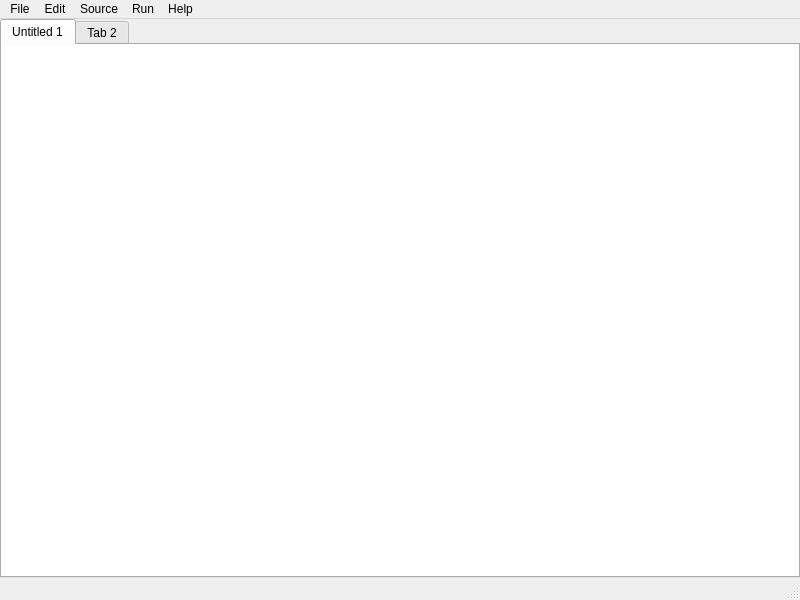
<?xml version="1.0" encoding="UTF-8"?>
<ui version="4.0">
 <class>python_editor</class>
 <widget class="QMainWindow" name="python_editor">
  <property name="geometry">
   <rect>
    <x>0</x>
    <y>0</y>
    <width>800</width>
    <height>600</height>
   </rect>
  </property>
  <property name="windowTitle">
   <string>MainWindow</string>
  </property>
  <widget class="QWidget" name="centralwidget">
   <layout class="QGridLayout" name="gridLayout">
    <property name="margin">
     <number>0</number>
    </property>
    <item row="0" column="0">
     <widget class="QTabWidget" name="tabWidget">
      <property name="tabShape">
       <enum>QTabWidget::Rounded</enum>
      </property>
      <property name="currentIndex">
       <number>0</number>
      </property>
      <widget class="QWidget" name="tab">
       <attribute name="title">
        <string>Untitled 1</string>
       </attribute>
       <layout class="QGridLayout" name="gridLayout_2">
        <property name="margin">
         <number>0</number>
        </property>
        <item row="0" column="0">
         <widget class="QTextEdit" name="textEdit">
          <property name="cursor" stdset="0">
           <cursorShape>IBeamCursor</cursorShape>
          </property>
          <property name="frameShape">
           <enum>QFrame::NoFrame</enum>
          </property>
          <property name="frameShadow">
           <enum>QFrame::Plain</enum>
          </property>
          <property name="lineWidth">
           <number>0</number>
          </property>
          <property name="lineWrapMode">
           <enum>QTextEdit::NoWrap</enum>
          </property>
          <property name="acceptRichText">
           <bool>false</bool>
          </property>
         </widget>
        </item>
       </layout>
      </widget>
      <widget class="QWidget" name="tab_2">
       <attribute name="title">
        <string>Tab 2</string>
       </attribute>
      </widget>
     </widget>
    </item>
   </layout>
  </widget>
  <widget class="QMenuBar" name="menubar">
   <property name="geometry">
    <rect>
     <x>0</x>
     <y>0</y>
     <width>800</width>
     <height>22</height>
    </rect>
   </property>
   <widget class="QMenu" name="menuFile">
    <property name="title">
     <string>File</string>
    </property>
    <addaction name="actionNew"/>
    <addaction name="actionNew_From_Template"/>
    <addaction name="separator"/>
    <addaction name="actionOpen"/>
    <addaction name="actionOpen_Recent"/>
    <addaction name="separator"/>
    <addaction name="actionSave"/>
    <addaction name="actionSave_as"/>
    <addaction name="actionSave_All"/>
    <addaction name="separator"/>
    <addaction name="actionPrint"/>
    <addaction name="separator"/>
    <addaction name="actionClose"/>
    <addaction name="actionExit"/>
   </widget>
   <widget class="QMenu" name="menuEdit">
    <property name="title">
     <string>Edit</string>
    </property>
    <addaction name="actionUndo"/>
    <addaction name="actionRedo"/>
    <addaction name="separator"/>
    <addaction name="actionSelect_All"/>
    <addaction name="actionCut"/>
    <addaction name="actionCopy"/>
    <addaction name="actionPaste"/>
    <addaction name="separator"/>
    <addaction name="actionFind"/>
    <addaction name="actionFind_Again"/>
    <addaction name="actionFind_Next"/>
    <addaction name="actionFind_Previous"/>
    <addaction name="actionFind_and_Replace"/>
    <addaction name="actionGo_to_Line"/>
   </widget>
   <widget class="QMenu" name="menuTemplates">
    <property name="title">
     <string>Source</string>
    </property>
    <addaction name="actionToggle_Comment"/>
    <addaction name="separator"/>
    <addaction name="actionShift_Right"/>
    <addaction name="actionShift_Left"/>
   </widget>
   <widget class="QMenu" name="menuRun">
    <property name="title">
     <string>Run</string>
    </property>
    <addaction name="actionRun"/>
   </widget>
   <widget class="QMenu" name="menuHelp">
    <property name="title">
     <string>Help</string>
    </property>
    <addaction name="actionAbout_Python_Editor"/>
    <addaction name="actionPython_Docs"/>
   </widget>
   <addaction name="menuFile"/>
   <addaction name="menuEdit"/>
   <addaction name="menuTemplates"/>
   <addaction name="menuRun"/>
   <addaction name="menuHelp"/>
  </widget>
  <widget class="QStatusBar" name="statusbar"/>
  <action name="actionNew">
   <property name="text">
    <string>New</string>
   </property>
  </action>
  <action name="actionOpen">
   <property name="text">
    <string>Open...</string>
   </property>
  </action>
  <action name="actionOpen_Recent">
   <property name="text">
    <string>Open Recent</string>
   </property>
  </action>
  <action name="actionSave">
   <property name="text">
    <string>Save</string>
   </property>
  </action>
  <action name="actionSave_as">
   <property name="text">
    <string>Save As...</string>
   </property>
  </action>
  <action name="actionClose">
   <property name="text">
    <string>Close</string>
   </property>
  </action>
  <action name="actionUndo">
   <property name="text">
    <string>Undo</string>
   </property>
  </action>
  <action name="actionRedo">
   <property name="text">
    <string>Redo</string>
   </property>
  </action>
  <action name="actionSelect_All">
   <property name="text">
    <string>Select All</string>
   </property>
  </action>
  <action name="actionCut">
   <property name="text">
    <string>Cut</string>
   </property>
  </action>
  <action name="actionCopy">
   <property name="text">
    <string>Copy</string>
   </property>
  </action>
  <action name="actionPaste">
   <property name="text">
    <string>Paste</string>
   </property>
  </action>
  <action name="actionFind">
   <property name="text">
    <string>Find...</string>
   </property>
  </action>
  <action name="actionFind_Next">
   <property name="text">
    <string>Find Next</string>
   </property>
  </action>
  <action name="actionFind_Previous">
   <property name="text">
    <string>Find Previous</string>
   </property>
  </action>
  <action name="actionFind_and_Replace">
   <property name="text">
    <string>Replace...</string>
   </property>
  </action>
  <action name="actionGo_to_Line">
   <property name="text">
    <string>Go to Line...</string>
   </property>
  </action>
  <action name="actionRun">
   <property name="text">
    <string>Run</string>
   </property>
  </action>
  <action name="actionExit">
   <property name="text">
    <string>Exit</string>
   </property>
  </action>
  <action name="actionPrint">
   <property name="text">
    <string>Print</string>
   </property>
  </action>
  <action name="actionFind_Again">
   <property name="text">
    <string>Find Again</string>
   </property>
  </action>
  <action name="actionSave_All">
   <property name="text">
    <string>Save All</string>
   </property>
  </action>
  <action name="actionAbout_Python_Editor">
   <property name="text">
    <string>About Python Editor...</string>
   </property>
  </action>
  <action name="actionPython_Docs">
   <property name="text">
    <string>Python Docs...</string>
   </property>
  </action>
  <action name="actionTemplates">
   <property name="text">
    <string>Templates</string>
   </property>
  </action>
  <action name="actionToggle_Comment">
   <property name="text">
    <string>Toggle Comment</string>
   </property>
  </action>
  <action name="actionShift_Right">
   <property name="text">
    <string>Shift Right</string>
   </property>
  </action>
  <action name="actionShift_Left">
   <property name="text">
    <string>Shift Left</string>
   </property>
  </action>
  <action name="actionNew_From_Template">
   <property name="text">
    <string>New From Template</string>
   </property>
  </action>
 </widget>
 <resources/>
 <connections/>
</ui>
